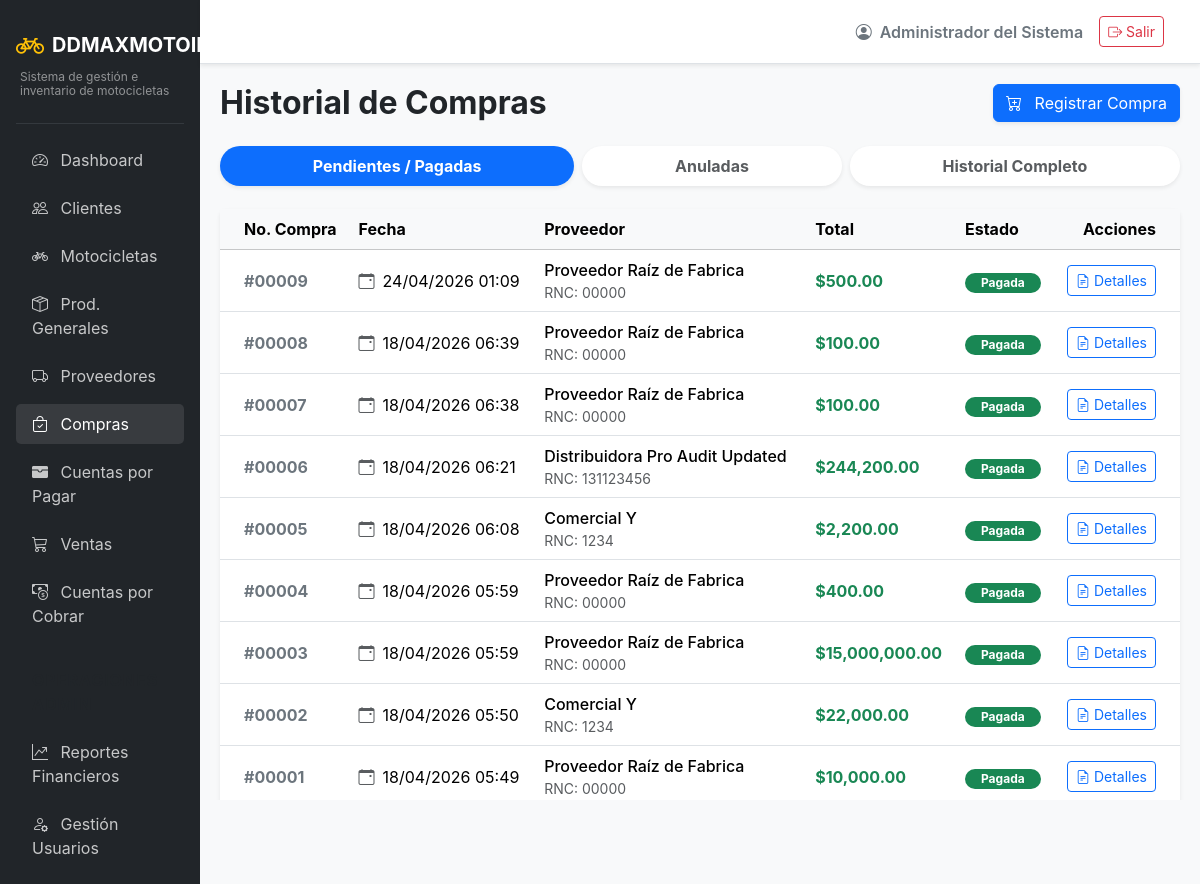
Page /purchases/ (signed in) on the committed database.
### app/models/auth.py (models this page shows, shortened)
class Usuarios(UserMixin, db.Model):
    __tablename__ = 'usuarios'
    id = db.Column(db.Integer, primary_key=True)
    usuario = db.Column(db.String(50), unique=True, nullable=False)
    password_hash = db.Column(db.String(255), nullable=False)
    rol_id = db.Column(db.Integer, db.ForeignKey('roles.id'), nullable=False)
    estado = db.Column(db.String(20), default='activo') # activo/inactivo
    nombre = db.Column(db.String(100), nullable=False)
    created_at = db.Column(db.DateTime, default=datetime.utcnow)
    updated_at = db.Column(db.DateTime, default=datetime.utcnow, onupdate=datetime.utcnow)

### app/models/transactions.py (models this page shows)
class Compras(db.Model):
    __tablename__ = 'compras'
    id = db.Column(db.Integer, primary_key=True)
    proveedor_id = db.Column(db.Integer, db.ForeignKey('proveedores.id'), nullable=False)
    fecha = db.Column(db.DateTime, default=datetime.utcnow)
    tipo = db.Column(db.String(20), nullable=False, server_default='contado') # contado, credito
    costo_total = db.Column(db.Numeric(12, 2), nullable=False)
    pago_inicial = db.Column(db.Numeric(12, 2), default=0)
    metodo_pago = db.Column(db.String(50))
    estado = db.Column(db.String(20), default='pendiente') # pendiente, anulada, pagada, parcial
    created_at = db.Column(db.DateTime, default=datetime.utcnow)
    proveedor = db.relationship('Proveedores', backref='compras')
    detalles = db.relationship('DetalleCompra', backref='compra', lazy=True)

### app/models/entities.py (models this page shows)
class Proveedores(db.Model):
    __tablename__ = 'proveedores'
    id = db.Column(db.Integer, primary_key=True)
    nombre = db.Column(db.String(150), unique=True, nullable=False)
    rnc = db.Column(db.String(50))
    telefono = db.Column(db.String(20))
    direccion = db.Column(db.String(255))
    contacto = db.Column(db.String(100))
    estado = db.Column(db.String(20), default='activo')
    created_at = db.Column(db.DateTime, default=datetime.utcnow)

### app/routes/purchases.py (the view)
@purchases_bp.route('/')
def list_purchases():
    estado = request.args.get('estado', 'pendientes')
    query = Compras.query
    if estado == 'pendientes':
        query = query.filter(Compras.estado.in_(['pendiente', 'parcial', 'pagada']))
    elif estado == 'anuladas':
        query = query.filter(Compras.estado == 'anulada')
    compras = query.options(joinedload(Compras.proveedor)).order_by(Compras.fecha.desc()).all()
    return render_template('purchases/list.html', compras=compras, estado_actual=estado)

### app/models/auth.py (called while the page is built)
@login_manager.user_loader
def load_user(user_id):
    return db.session.get(Usuarios, int(user_id))

### app/templates/purchases/list.html (shortened to what this page needs)
{% extends "base.html" %}
{% block content %}
<div class="d-flex justify-content-between align-items-center mb-4">
    <h2 class="fw-bold mb-0">Historial de Compras</h2>
    <a href="{{ url_for('purchases.create_purchase') }}" class="btn btn-primary shadow-sm">
        <i class="bi bi-cart-plus me-2"></i> Registrar Compra
    </a>
</div>
<ul class="nav nav-tabs nav-fill mb-4 border-0 gap-2">
    <li class="nav-item">
        <a class="nav-link rounded-pill fw-bold border-0 shadow-sm {% if estado_actual == 'pendientes' %}active bg-primary text-white{% else %}bg-white text-muted{% endif %}" href="{{ url_for('purchases.list_purchases', estado='pendientes') }}">
            Pendientes / Pagadas
        </a>
    </li>
    <li class="nav-item">
        <a class="nav-link rounded-pill fw-bold border-0 shadow-sm {% if estado_actual == 'anuladas' %}active bg-danger text-white{% else %}bg-white text-muted{% endif %}" href="{{ url_for('purchases.list_purchases', estado='anuladas') }}">
            Anuladas
        </a>
    </li>
    <li class="nav-item">
        <a class="nav-link rounded-pill fw-bold border-0 shadow-sm {% if estado_actual == 'todas' %}active bg-dark text-white{% else %}bg-white text-muted{% endif %}" href="{{ url_for('purchases.list_purchases', estado='todas') }}">
            Historial Completo
        </a>
    </li>
</ul>
<div class="card shadow-sm border-0">
    <div class="card-body p-0">
        <div class="table-responsive">
            <table class="table table-hover align-middle mb-0">
                <thead class="table-light">
                    <tr>
                        <th class="ps-4">No. Compra</th>
                        <th>Fecha</th>
                        <th>Proveedor</th>
                        <th>Total</th>
                        <th>Estado</th>
                        <th class="text-end pe-4">Acciones</th>
                    </tr>
                </thead>
                <tbody>
                    {% for compra in compras %}
                    <tr>
                        <td class="ps-4 fw-bold text-secondary">
                            #{{ "{:05d}".format(compra.id) }}
                        </td>
                        <td>
                            <div class="d-flex align-items-center">
                                <i class="bi bi-calendar-event text-muted me-2"></i>
                                {{ compra.fecha.strftime('%d/%m/%Y %H:%M') if compra.fecha else 'N/A' }}
                            </div>
                        </td>
                        <td>
                            <div class="fw-medium">{{ compra.proveedor.nombre if compra.proveedor else 'No registrado' }}</div>
                            <div class="small text-muted">RNC: {{ compra.proveedor.rnc if compra.proveedor else 'N/A' }}</div>
                        </td>
                        <td>
                            <strong class="text-success">${{ "{:,.2f}".format(compra.costo_total) }}</strong>
                        </td>
                        <td>
                            {% if compra.estado == 'pagada' %}
                                <span class="badge bg-success rounded-pill px-3">Pagada</span>
                            {% elif compra.estado == 'parcial' %}
                                <span class="badge bg-info text-dark rounded-pill px-3">Parcial</span>
                            {% elif compra.estado == 'pendiente' %}
                                <span class="badge bg-primary rounded-pill px-3">Pendiente</span>
                            {% elif compra.estado == 'anulada' %}
                                <span class="badge bg-danger rounded-pill px-3">Anulada</span>
                            {% else %}
                                <span class="badge bg-secondary rounded-pill px-3">{{ compra.estado|capitalize }}</span>
                            {% endif %}
                        </td>
                        <td class="text-end pe-4">
                            <a href="{{ url_for('purchases.detail_purchase', id=compra.id) }}" class="btn btn-sm btn-outline-primary" data-bs-toggle="tooltip" title="Ver Detalles">
                                <i class="bi bi-file-earmark-text"></i> Detalles
                            </a>
                        </td>
                    </tr>
                    {% endfor %}
                </tbody>
            </table>
        </div>
    </div>
</div>
{% endblock %}

### app/templates/base.html (shortened to what this page needs)
<!DOCTYPE html>
<html lang="es">
<head>
    <link href="https://cdn.jsdelivr.net/npm/bootstrap@5.3.2/dist/css/bootstrap.min.css" rel="stylesheet">
    <link href="https://cdn.jsdelivr.net/npm/bootstrap-icons@1.11.1/font/bootstrap-icons.css" rel="stylesheet">
</head>
<body>
    <div class="container-fluid p-0">
        <div class="row g-0">
            <div class="col-md-2 sidebar d-none d-md-block p-3">
                <a href="{{ url_for('main.dashboard') }}" class="text-decoration-none d-flex flex-column mb-4 mt-2">
                    <div class="d-flex align-items-center">
                        <i class="bi bi-bicycle fs-3 text-warning me-2"></i>
                        <span class="fs-5 text-white fw-bold">DDMAXMOTOIMPORT</span>
                    </div>
                    <div class="text-white-50 mt-1 ps-1" style="font-size: 0.75rem; line-height: 1.2;">Sistema de gestión e inventario de motocicletas</div>
                </a>
                <hr class="text-secondary">
                <ul class="nav flex-column gap-2">
                    <li class="nav-item">
                        <a class="nav-link {% if request.endpoint and request.endpoint.startswith('main.') %}active{% endif %}" href="{{ url_for('main.dashboard') }}">
                            <i class="bi bi-speedometer2 me-2"></i> Dashboard
                        </a>
                    </li>
                    <li class="nav-item">
                        <a class="nav-link {% if request.endpoint and request.endpoint.startswith('clients.') %}active{% endif %}" href="{{ url_for('clients.list_clients') }}">
                            <i class="bi bi-people me-2"></i> Clientes
                        </a>
                    </li>
                    <li class="nav-item">
                        <a class="nav-link {% if request.endpoint and request.endpoint.startswith('inventory.') and 'product' not in request.endpoint %}active{% endif %}" href="{{ url_for('inventory.list_motorcycles') }}">
                            <i class="bi bi-bicycle me-2"></i> Motocicletas
                        </a>
                    </li>
                    <li class="nav-item">
                        <a class="nav-link {% if request.endpoint and request.endpoint.startswith('inventory.') and 'product' in request.endpoint %}active{% endif %}" href="{{ url_for('inventory.list_products') }}">
                            <i class="bi bi-box-seam me-2"></i> Prod. Generales
                        </a>
                    </li>
                    <li class="nav-item">
                        <a class="nav-link {% if request.endpoint and request.endpoint.startswith('suppliers.') %}active{% endif %}" href="{{ url_for('suppliers.list_suppliers') }}">
                            <i class="bi bi-truck me-2"></i> Proveedores
                        </a>
                    </li>
                    <li class="nav-item">
                        <a class="nav-link {% if request.endpoint and request.endpoint.startswith('purchases.') %}active{% endif %}" href="{{ url_for('purchases.list_purchases') }}">
                            <i class="bi bi-bag-check me-2"></i> Compras
                        </a>
                    </li>
                    <li class="nav-item">
                        <a class="nav-link {% if request.endpoint and request.endpoint.startswith('payables.') %}active{% endif %}" href="{{ url_for('payables.list_accounts') }}">
                            <i class="bi bi-wallet-fill me-2"></i> Cuentas por Pagar
                        </a>
                    </li>
                    <li class="nav-item">
                        <a class="nav-link {% if request.endpoint and request.endpoint.startswith('sales.') %}active{% endif %}" href="{{ url_for('sales.list_sales') }}">
                            <i class="bi bi-cart3 me-2"></i> Ventas
                        </a>
                    </li>
                    <li class="nav-item">
                        <a class="nav-link {% if request.endpoint and request.endpoint.startswith('accounts.') %}active{% endif %}" href="{{ url_for('accounts.list_accounts') }}">
                            <i class="bi bi-cash-coin me-2"></i> Cuentas por Cobrar
                        </a>
                    </li>
                    {% if current_user.is_authenticated and current_user.rol.nombre|upper in ['ADMIN', 'ADMINISTRADOR'] %}
                    <li class="nav-item mt-3">
                        <span class="nav-link text-uppercase small fw-bold text-muted" style="letter-spacing: 1px;">Operaciones Admin</span>
                    </li>
                    <li class="nav-item">
                        <a class="nav-link {% if request.endpoint and request.endpoint.startswith('reports.') %}active{% endif %}" href="{{ url_for('reports.sales_report') }}">
                            <i class="bi bi-graph-up-arrow me-2"></i> Reportes Financieros
                        </a>
                    </li>
                    <li class="nav-item">
                        <a class="nav-link" href="#" onclick="alert('Módulo de usuarios en desarrollo'); return false;">
                            <i class="bi bi-person-gear me-2"></i> Gestión Usuarios
                        </a>
                    </li>
                    {% endif %}
                </ul>
            </div>
            <div class="col-md-10 d-flex flex-column vh-100">
                <nav class="navbar navbar-expand-lg navbar-light bg-white border-bottom shadow-sm px-4 py-3">
                    <div class="container-fluid">
                        <div class="ms-auto d-flex align-items-center">
                            <span class="me-3 fw-semibold text-secondary">
                                <i class="bi bi-person-circle me-1"></i> {{ current_user.nombre }}
                            </span>
                            <a href="{{ url_for('auth.logout') }}" class="btn btn-outline-danger btn-sm">
                                <i class="bi bi-box-arrow-right"></i> Salir
                            </a>
                        </div>
                    </div>
                </nav>
                <main class="content-area flex-grow-1 overflow-auto">
                    {% block content %}{% endblock %}
                </main>
            </div>
        </div>
    </div>
</body>
</html>

### app/templates/base.html (style rules this page uses)
body { background-color: #f8f9fa; font-family: 'Inter', sans-serif; }
.sidebar { background-color: #212529; min-height: 100vh; color: #fff; }
.sidebar .nav-link { color: rgba(255,255,255,.75); transition: 0.3s; }
.sidebar .nav-link:hover, .sidebar .nav-link.active { color: #fff; background: rgba(255,255,255,.1); border-radius: 5px; }
.content-area { padding: 20px; }

### rows in the picture
Usuarios: nombre "Administrador del Sistema"
Compras: id "00009", fecha "24/04/2026 01:09", proveedor "Proveedor Raíz de Fabrica", proveedor "00000", costo_total "500.00", estado "Pagada"
Compras: id "00008", fecha "18/04/2026 06:39", proveedor "Proveedor Raíz de Fabrica", proveedor "00000", costo_total "100.00", estado "Pagada"
Compras: id "00007", fecha "18/04/2026 06:38", proveedor "Proveedor Raíz de Fabrica", proveedor "00000", costo_total "100.00", estado "Pagada"
Compras: id "00006", fecha "18/04/2026 06:21", proveedor "Distribuidora Pro Audit Updated", proveedor "131123456", costo_total "244,200.00", estado "Pagada"
Compras: id "00005", fecha "18/04/2026 06:08", proveedor "Comercial Y", proveedor "1234", costo_total "2,200.00", estado "Pagada"
Compras: id "00004", fecha "18/04/2026 05:59", proveedor "Proveedor Raíz de Fabrica", proveedor "00000", costo_total "400.00", estado "Pagada"
Compras: id "00003", fecha "18/04/2026 05:59", proveedor "Proveedor Raíz de Fabrica", proveedor "00000", costo_total "15,000,000.00", estado "Pagada"
Compras: id "00002", fecha "18/04/2026 05:50", proveedor "Comercial Y", proveedor "1234", costo_total "22,000.00", estado "Pagada"
Compras: id "00001", fecha "18/04/2026 05:49", proveedor "Proveedor Raíz de Fabrica", proveedor "00000", costo_total "10,000.00", estado "Pagada"
